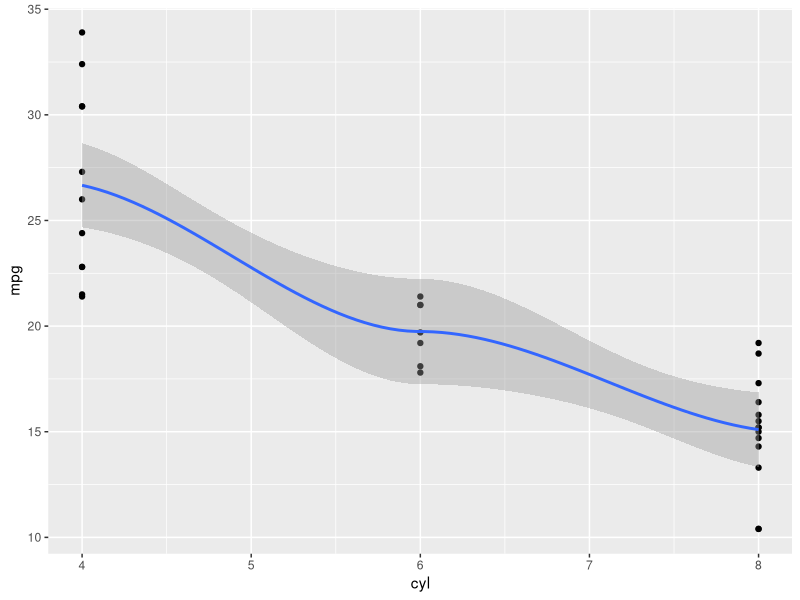

Source code (R):
## ---- chunk 1
#| warning: false
#| message: false

library(tidyverse)

mtcars |> 
  filter(cyl == 6)

## ---- chunk 2
#| warning: false
#| message: false

ggplot(mtcars) + 
  geom_point(aes(cyl, mpg)) +
  geom_smooth(aes(cyl, mpg))

## ---- chunk 3
#| echo: false
2 * 2
